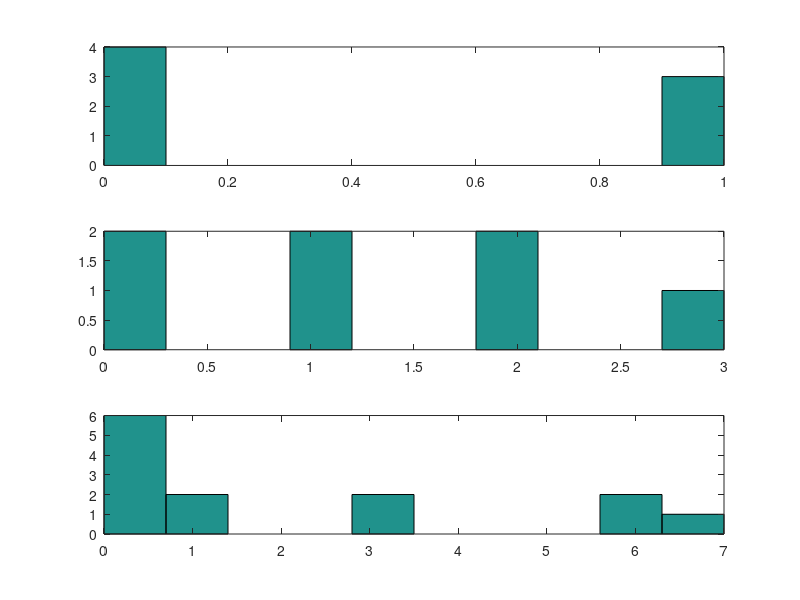

Recreate this plot in MATLAB.
x=[0 0 1 1 1 0 0];
y=[0 1 2 3 2 1 0];
z=conv(x,y)

figure
subplot(3,1,1);
hist(x);

subplot(3,1,2);
hist(y);

subplot(3,1,3);
hist(z);